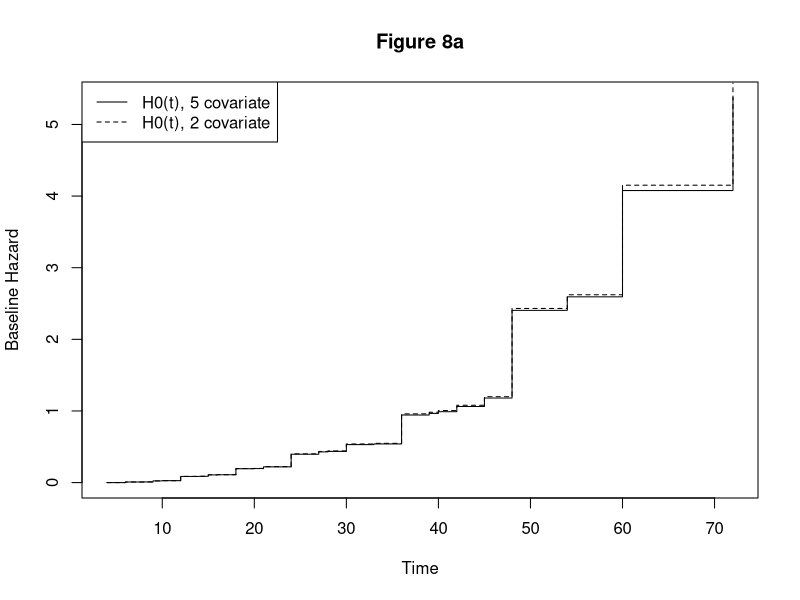
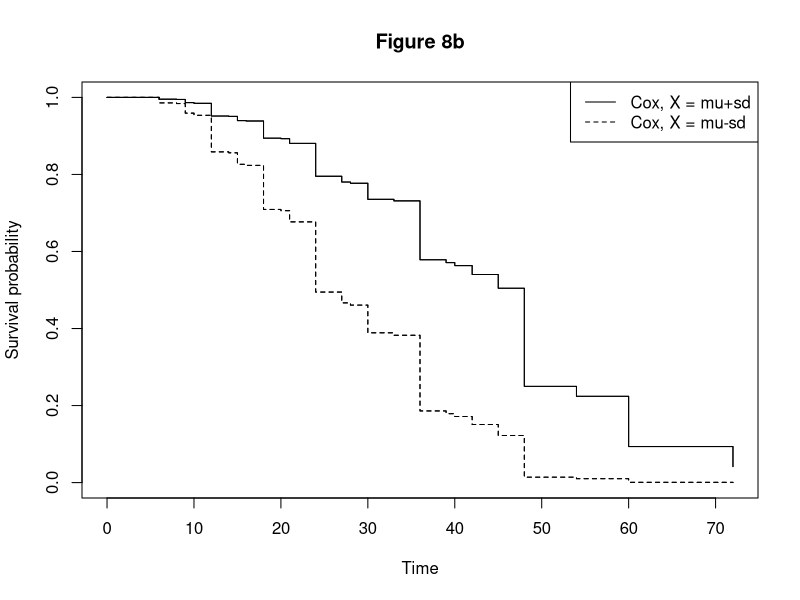
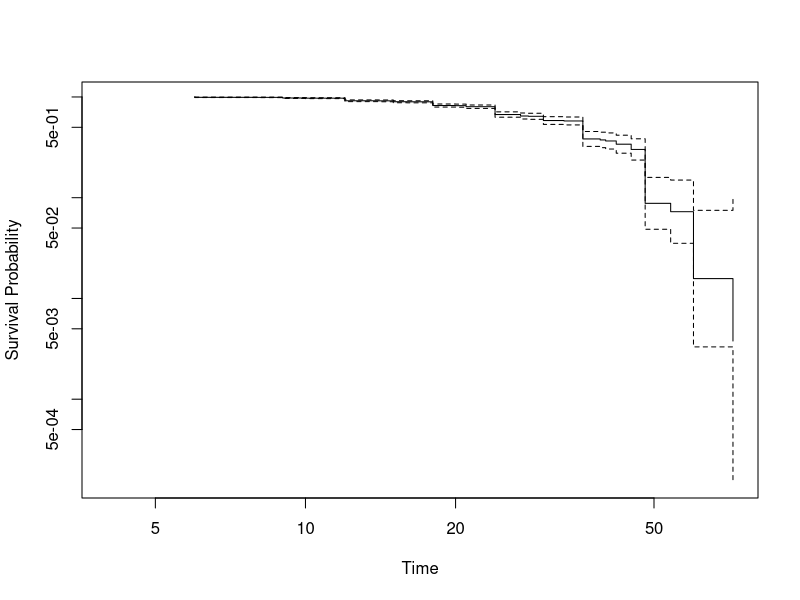

R code for these plots, in order:
#=========================================================================
# Prepare Environment
#-------------------------------------------------------------------------
library(survival)
library(MASS)
library(fitdistrplus)
#=========================================================================
# Step 0. Get the data
#-------------------------------------------------------------------------
myCredit=read.csv('GermanCredit.csv')   # Extract the German Credit Data
summary(myCredit)                       # descriptive statistics
par(mfrow=c(1,1))
#=========================================================================
# Step 1. Preparing Right Censor Data
#-------------------------------------------------------------------------
Lifetime = myCredit$Duration                  # Right Censor Survival Data
Status = ifelse(myCredit$Class=="Bad",1,0)    # Censoring indicator variable (1 for complete obs, 0 for censored)
# Data preparation for KM estimation but not for parametric fit
CensorData = data.frame(cbind(Lifetime,Status))                 # Censor Data      
SurvObject = Surv(myCredit$Duration,(myCredit$Class)=="Bad")    # Survival Object
#=========================================================================
# Step 2. Build Cox proportional hazard models Semi-Parametric
#-------------------------------------------------------------------------
# Cox proportional hazards model regression
ResultSP = coxph(SurvObject ~ Age+Amount+InstallmentRatePercentage+NumberExistingCredits+NumberPeopleMaintenance, data=myCredit)     # Build the coxph model
summary(ResultSP)
BaselineHazard=basehaz(ResultSP)
plot(BaselineHazard$time,BaselineHazard$hazard,type='s',xlab='Time',ylab='Baseline Hazard')
ResultSP = coxph(SurvObject ~ Amount + InstallmentRatePercentage, data=myCredit)     # Build the coxph model
summary(ResultSP)
BaselineHazard=basehaz(ResultSP)
lines(BaselineHazard$time,BaselineHazard$hazard,type='s',lty=2)
legend('topleft',c("H0(t), 5 covariate","H0(t), 2 covariate"),lty=c(1,2),col=c(1,1))
title("Figure 8a")
#-------------------------------------------------------------------------
# Visualize
#-------------------------------------------------------------------------
# Compare predictions for X = mu+sd and X = mu-sd (on Amount, Inst. rate const. at mean)
newdata <- data.frame( rep(mean(myCredit$Amount)+sd(myCredit$Amount),2), 
                       rep(mean(myCredit$InstallmentRatePercentage),2))
colnames(newdata)=c('Amount','InstallmentRatePercentage')

plot(survfit(ResultSP, newdata, se.fit=F), xlab = "Time", ylab="Survival probability")
ts = seq(min(Lifetime),max(Lifetime),length.out = 200)
newdata[,'Amount']=rep(mean(myCredit$Amount)-sd(myCredit$Amount),2)
lines(survfit(ResultSP, newdata, se.fit=F), lty = 2)
legend('topright',c("Cox, X = mu+sd","Cox, X = mu-sd"),lty=c(1,2),col=c(1,1))
title("Figure 8b")
#-------------------------------------------------------------------------


# Create log-log plot to check proportional hazards assumption
plot(survfit(ResultSP), log = "xy", xlab = "Time", ylab = "Survival Probability")
